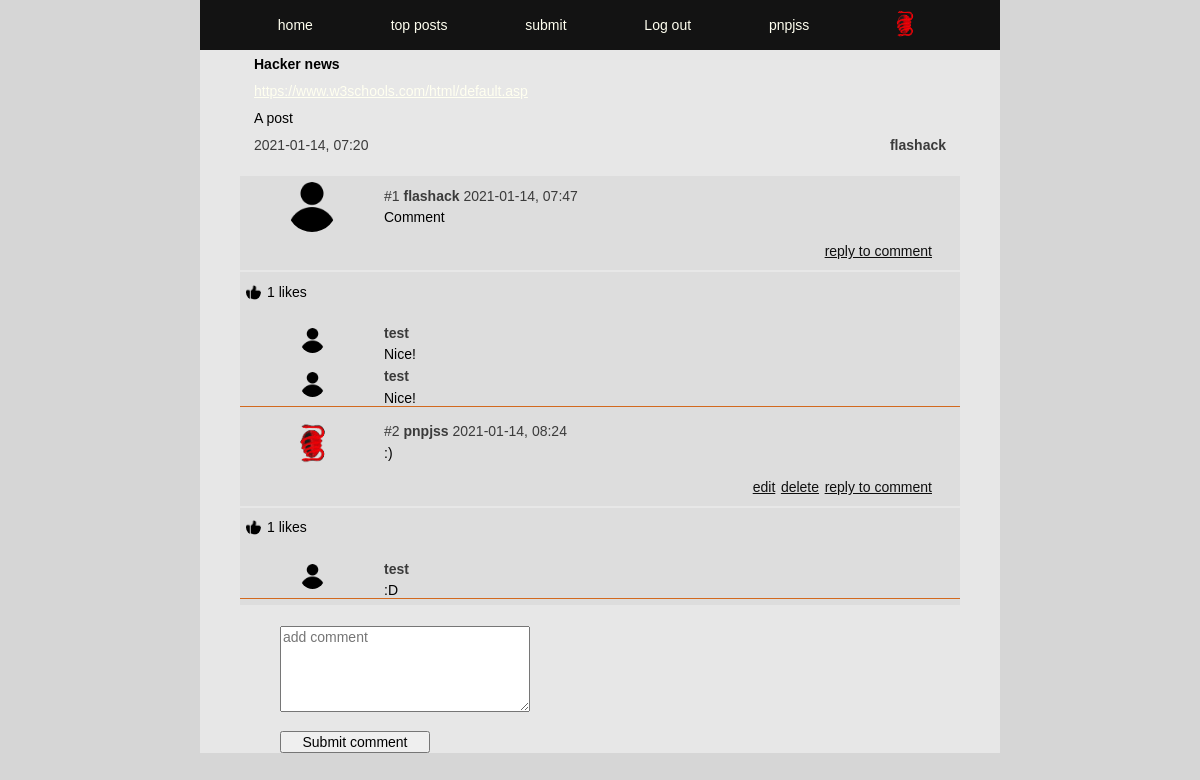
The app's page /comments.php?id=52&title=Hacker news (signed in) with its own data.
### tables this page shows
CREATE TABLE posts (
id INTEGER PRIMARY KEY AUTOINCREMENT,
title TEXT,
user_id INTEGER,
url TEXT,
description TEXT,
post_date DATETIME);

CREATE TABLE users (
id INTEGER PRIMARY KEY AUTOINCREMENT,
username TEXT NOT NULL UNIQUE,
email TEXT NOT NULL UNIQUE,
firstname TEXT NOT NULL,
lastname TEXT NOT NULL,
passwd TEXT NOT NULL, 
biography TEXT, 
avatar TEXT);

CREATE TABLE comments (
id INTEGER PRIMARY KEY AUTOINCREMENT,
post_id INTEGER,
user_id INTEGER,
content TEXT,
date DATETIME);

CREATE TABLE comment_replies(
user_id INTEGER,
comment_id INTEGER,
content TEXT
);

### app/functions.php (called while the page is built, shortened)
<?php
function getPost($pdo, $postId)
{
    $statement = $pdo->query('SELECT posts.*, users.username FROM posts INNER JOIN users ON posts.user_id = users.id WHERE posts.id = :id');
    $statement->BindParam(':id', $postId, PDO::PARAM_INT);
    $statement->execute();
    $post = $statement->fetch(PDO::FETCH_ASSOC);
    return $post;
}
function fetchComments($pdo, $postId)
{
    $statement = $pdo->prepare("SELECT * FROM comments WHERE post_id = :postId ORDER BY Comments.post_id DESC");
    $statement->BindParam(':postId', $postId, PDO::PARAM_INT);
    $statement->execute();
    $userComments = $statement->fetchAll(PDO::FETCH_ASSOC);
    return $userComments;
}
function fetchCommentReplies($pdo ,$commentId)
{
    $statement = $pdo->prepare("SELECT * FROM comment_replies WHERE comment_id = :comment_id");
    $statement->BindParam(':comment_id', $commentId, PDO::PARAM_INT);
    $statement->execute();
    $commentReplies = $statement->fetchAll(PDO::FETCH_ASSOC);
    return $commentReplies;
}
function getPostAuthor($pdo, $commentUserId)
{
    $statement = $pdo->prepare("SELECT username, avatar from users where id = :commentUserId");
    $statement->BindParam(':commentUserId', $commentUserId, PDO::PARAM_INT);
    $statement->execute();
    $commentAuthor = $statement->fetch(PDO::FETCH_ASSOC);
    return $commentAuthor;
}
function getCommentLikes($pdo, $commentId)
{
    $query = "SELECT COUNT(*) FROM comment_upvotes WHERE comment_id = :comment_id";
    $statement = $pdo->prepare($query);
    $statement->bindParam(':comment_id', $commentId, PDO::PARAM_STR);
    $statement->execute();
    $likeCount = $statement->fetch(PDO::FETCH_ASSOC);
    return $likeCount;
}
function commentLikeCheck($pdo, $likeCommentId, $userId)
{
    $query = "SELECT COUNT(*) FROM comment_upvotes WHERE comment_id = :comment_id AND user_id = :user_id";
    $statement = $pdo->prepare($query);
    $statement->bindParam(':comment_id', $likeCommentId, PDO::PARAM_STR);
    $statement->bindParam(':user_id', $userId, PDO::PARAM_STR);
    $statement->execute();
    $likeCheck = $statement->fetch(PDO::FETCH_ASSOC);
}
function getRandomKey($keyLength = 10)
{
    $characters = '0123456789abcdefghijklmnopqrstuvwxyzABCDEFGHIJKLMNOPQRSTUVWXYZ';
    $charactersLength = strlen($characters);
    $randomKey = '';
    for ($i = 0; $i < $keyLength; $i++) {
        $randomKey .= $characters[rand(0, $charactersLength - 1)];
    }
    return $randomKey;
}

### comments.php (the view, shortened to what this page needs)
<?php
require __DIR__ . ('/app/autoload.php');
require __DIR__ . ('/app/views/header.php');
require __DIR__ . ('/app/views/nav.php');
if (isset($_SESSION['user'])) {
    $userId = $_SESSION['user']['id'];
} else {
    redirect('/login.php?login=comment');
}
$postId = $_GET['id'];
$count = 0;
if (isset($_GET['id'])) {
    $post = getPost($pdo, $postId);
    $userComments = fetchComments($pdo, $postId);
}
$keyLength = 15;
$randomKey = getRandomKey($keyLength);
?>
<main>
    <section>
        <div class="comments-postitem">
            <div class="title">
                <h1><?php echo $post['title']; ?></h1>
            </div>
            <div class="url"><a href="<?php echo $post['url']; ?>"><?php echo $post['url']; ?></a></div>
            <div class="description">
                <p><?php echo $post['description']; ?></p>
            </div>
            <div class="postinfo">
                <p><?= $post['post_date']; ?></p>
                <b><?= $post['username']; ?></b>
            </div>
        </div>
        <div class="comments-items">
            <?php foreach ($userComments as $comment) : ?>
                <?php
                $count++;
                $commentUserId = $comment['user_id'];
                $commentId = $comment['id'];
                $commentAuthor = getPostAuthor($pdo, $commentUserId);
                ?>
                <div class="avatar">
                    <img src="<?php echo "/app/images/" . $commentAuthor['avatar']; ?>" height="50px" width="50px" alt="">
                </div>
                <div class="comment-info">
                    <?php echo '#' . $count; ?>
                    <b><?php echo $commentAuthor['username']; ?></b>
                    <?php echo $comment['date']; ?>
                    <div class="comment-content">
                        <?php echo $comment['content']; ?>
                    </div>
                </div>
                <div class="comment-edit">
                    <?php if ($commentUserId === $_SESSION['user']['id']) : ?>
                        <a href="<?= '/comment-update.php?commentid=' . $comment['id'] . '&&postid=' . $postId . '&&updatekey=' . $randomKey; ?>">edit</a>
                        <a href="<?= '/app/posts/comment-delete.php?commentid=' . $comment['id'] . '&&postid=' . $post['id'] . '&&updatekey=' . $randomKey; ?>">delete</a>
                    <?php endif; ?>
                    <a href=" <?='/comment-reply-form.php?id=' . $commentId ?>">reply to comment</a>
                </div>
                <span class="comment-span"></span>
                <?php $likeCount = getCommentLikes($pdo, $commentId); ?>
                <?php $likeCheck = commentLikeCheck($pdo, $commentId, $userId); ?>
                <div class="comment-poster-likes">
                    <?php if (isset($_SESSION['user'])) : ?>
                        <?php if (isset($likeCheck)) : ?>
                            <form action="/app/posts/comment-dislike.php" method="post">
                                <label for="dislike"></label>
                                <input type="hidden" name="dislike" id="comment_id" value="<?= $comment['id']; ?>">
                                <input type="hidden" name="post_id" id="post_id" value="<?= $postId; ?>">
                                <button type="submit"><img src="/app/images/dislike.png" height="15px" width="15px" alt=""></button>
                            </form>
                        <?php elseif (!$likeCheck) : ?>
                            <form action="/app/posts/comment-like.php" method="post">
                                <button type="submit"><img src="/app/images/likes.png" height=15px width="15px" alt=""></button>
                            </form>
                        <?php endif; ?>
                    <?php endif; ?>
                    <?= $likeCount['COUNT(*)'] . ' likes ' ?>
                </div>
                        <div class = "comment-replies-container">
                        <?php
                        $replyComments = fetchCommentReplies($pdo ,$commentId);
                        foreach ($replyComments as $replyComment) {
                            ?>
                            <div class = "comment-reply">
                            <?php
                            $commentUserId = $replyComment['user_id'];
                            $commentAuthor = getPostAuthor($pdo, $commentUserId);
                            ?>
                            <div class="avatar">
                                <img src="<?php echo "/app/images/" . $commentAuthor['avatar']; ?>" height="25px" width="25px" alt="">
                            </div>
                            <div class="comment-info">
                                <b><?php echo $commentAuthor['username']; ?></b>
                                <div class="comment-content">
                                    <?php echo $replyComment['content']; ?>
                                </div>
                            </div>
                        </div>
                            <?php
                        }
                        ?>
                        </div>
            <?php endforeach; ?>
        </div>
        <div class="add-comment">
            <form action="comments.php?id=<?= $postId; ?>" method="post">
                <textarea name="comment" id="comment" cols="50" rows="5" placeholder="add comment" maxheight="200" maxlength="200"></textarea>
                <span class="comment-span"></span>
                <button type="text"> Submit comment </button>
            </form>
        </div>
    </section>
</main>
<?php require __DIR__ . ('/app/views/nav.php'); ?>

### app/assets/style.css (style rules this page uses)
* { box-sizing: border-box; margin: 0; font-family: Verdana, Geneva, Tahoma, sans-serif, Arial, Teko-regular; font-size: 14px; }
body { width: 100%; display: flex; justify-content: center; min-height: 100vh; width: 100%; position: absolute; margin-left: auto; margin-right: auto; background-color: rgb(214, 214, 214); }
a { color :ivory; }
main { display: flex; justify-content: center; height: 100%; width: 100%; background-color: #4e463a; max-width: 800px; }
section { display: flex; justify-content: center; width: 100% ; max-width: 800px; min-height:100% ; margin-top: 50px; background-color: rgb(231, 231, 231); flex-wrap: wrap; }

### app/assets/comments.css (style rules this page uses)
.comments-postitem { display: flex; flex-wrap: wrap; width: 90%; height:fit-content; word-wrap: break-word; border-top: 0; }
.comments-postitem > .title, .description, .url, .postinfo { padding: 0.4rem 0rem 0.4rem; }
.comments-postitem .title { width: 100%; height: auto; padding-left: 1rem; }
.comments-postitem .description { width: 100%; height: auto; padding-left: 1rem; }
.comment-poster-likes { display: flex; justify-content: flex-start; width: 100%; background-color: rgb(221, 221, 221); border: none; }
.comment-poster-likes button { border: none; background-color: rgb(221, 221, 221); padding-bottom: 0.4rem; }
.comment-replies-container { width: 100%; border-bottom: 1px solid chocolate; margin-left: 20vw; }
.comment-reply { display: flex; }
.comments-postitem .url { width: 100%; height: auto; padding-left: 1rem; overflow: hidden; text-overflow: ellipsis; white-space: nowrap; }
.comments-postitem .postinfo { display: flex; justify-content: space-between; width: 100%; height: 1.2rem; padding-left: 1rem; padding-right: 1rem; margin-bottom: 2rem; font-size: 14px; color: rgb(59, 59, 59); }
.comments-items { display: flex; flex-wrap: wrap; width: 90% ; height: auto; background-color: rgb(221, 221, 221); align-items: flex-start; margin-bottom: 1.5rem; }
.comments-items > * { margin: 0.4rem 0 0.4rem ; }
.comments-items .avatar { display: flex; justify-content: center; align-items: center; width: 20%; height: auto; }
.comments-items img { border-radius: 50%; }
.comments-items .comment-info { width: 80%; padding-top: 0.4rem; font-size: 14px; color: rgb(59, 59, 59); }
.comments-items .comment-content { display: flex; min-height: 1rem; padding-right: 0.4rem; padding-top: 0.4rem; width: 100%; font-size: 14px; color: rgb(0, 0, 0); }
.comments-items .comment-edit { display: flex; justify-content: flex-end; width: 100%; padding-right: 2rem; font-size: 14px; }
.comment-edit a { color: rgb(15, 15, 15); padding-left: 0.4rem; }
.comment-span { display: flex; justify-content: center; align-items: center; width: 100%; height: 2px; background-color: rgb(231, 231, 231); }
.add-comment { display: flex; width: 90%; max-width: 800px; margin-left: 10%; justify-content: flex-start; }
.add-comment textarea { width: 250px; }
.add-comment button { width: 150px; margin-top: 1rem; }

### records on screen
posts: title "Hacker news", url "https://www.w3schools.com/html/default.asp", description "A post", post_date "2021-01-14, 07:20", user.username "flashack"
comments: user.avatar (placeholder picture), user.username "flashack", date "2021-01-14, 07:47", content "Comment", COUNT "1"
comment_replies: user.avatar (placeholder picture), user.username "test"
comment_replies: content "Nice!", user.avatar (placeholder picture), user.username "test"
comments: user.avatar (picture), user.username "pnpjss", date "2021-01-14, 08:24", content ":)", COUNT "1"
comment_replies: user.avatar (placeholder picture), user.username "test", content ":D"

### other values on screen
$_SESSION['user']['username'] "pnpjss"
